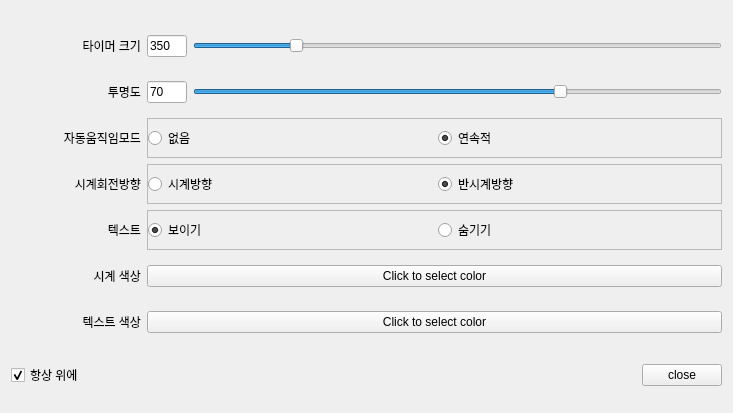
<?xml version="1.0" encoding="UTF-8"?>
<ui version="4.0">
 <class>time_timer_options</class>
 <widget class="QWidget" name="time_timer_options">
  <property name="geometry">
   <rect>
    <x>0</x>
    <y>0</y>
    <width>733</width>
    <height>413</height>
   </rect>
  </property>
  <property name="sizePolicy">
   <sizepolicy hsizetype="MinimumExpanding" vsizetype="MinimumExpanding">
    <horstretch>0</horstretch>
    <verstretch>0</verstretch>
   </sizepolicy>
  </property>
  <property name="minimumSize">
   <size>
    <width>0</width>
    <height>0</height>
   </size>
  </property>
  <property name="maximumSize">
   <size>
    <width>16777215</width>
    <height>16777215</height>
   </size>
  </property>
  <property name="windowTitle">
   <string>Options</string>
  </property>
  <layout class="QVBoxLayout" name="verticalLayout">
   <item>
    <layout class="QHBoxLayout" name="horizontalLayout">
     <item>
      <layout class="QVBoxLayout" name="verticalLayout_3">
       <item>
        <layout class="QHBoxLayout" name="horizontalLayout_3">
         <item>
          <layout class="QGridLayout" name="gridLayout">
           <item row="1" column="0">
            <widget class="QLabel" name="label">
             <property name="sizePolicy">
              <sizepolicy hsizetype="Fixed" vsizetype="Fixed">
               <horstretch>0</horstretch>
               <verstretch>0</verstretch>
              </sizepolicy>
             </property>
             <property name="minimumSize">
              <size>
               <width>130</width>
               <height>40</height>
              </size>
             </property>
             <property name="maximumSize">
              <size>
               <width>130</width>
               <height>40</height>
              </size>
             </property>
             <property name="text">
              <string>투명도</string>
             </property>
             <property name="alignment">
              <set>Qt::AlignRight|Qt::AlignTrailing|Qt::AlignVCenter</set>
             </property>
            </widget>
           </item>
           <item row="5" column="1">
            <widget class="QPushButton" name="btn_select_color_timer">
             <property name="text">
              <string>Click to select color</string>
             </property>
            </widget>
           </item>
           <item row="6" column="0">
            <widget class="QLabel" name="label_2">
             <property name="sizePolicy">
              <sizepolicy hsizetype="Fixed" vsizetype="Fixed">
               <horstretch>0</horstretch>
               <verstretch>0</verstretch>
              </sizepolicy>
             </property>
             <property name="minimumSize">
              <size>
               <width>130</width>
               <height>40</height>
              </size>
             </property>
             <property name="maximumSize">
              <size>
               <width>130</width>
               <height>40</height>
              </size>
             </property>
             <property name="text">
              <string>텍스트 색상</string>
             </property>
             <property name="alignment">
              <set>Qt::AlignRight|Qt::AlignTrailing|Qt::AlignVCenter</set>
             </property>
            </widget>
           </item>
           <item row="2" column="0">
            <widget class="QLabel" name="label_4">
             <property name="sizePolicy">
              <sizepolicy hsizetype="Fixed" vsizetype="Fixed">
               <horstretch>0</horstretch>
               <verstretch>0</verstretch>
              </sizepolicy>
             </property>
             <property name="minimumSize">
              <size>
               <width>130</width>
               <height>40</height>
              </size>
             </property>
             <property name="maximumSize">
              <size>
               <width>130</width>
               <height>40</height>
              </size>
             </property>
             <property name="text">
              <string>자동움직임모드</string>
             </property>
             <property name="alignment">
              <set>Qt::AlignRight|Qt::AlignTrailing|Qt::AlignVCenter</set>
             </property>
            </widget>
           </item>
           <item row="0" column="1">
            <layout class="QHBoxLayout" name="horizontalLayout_6">
             <item>
              <widget class="QLineEdit" name="lineedit_timer_size">
               <property name="sizePolicy">
                <sizepolicy hsizetype="Fixed" vsizetype="Fixed">
                 <horstretch>0</horstretch>
                 <verstretch>0</verstretch>
                </sizepolicy>
               </property>
               <property name="minimumSize">
                <size>
                 <width>40</width>
                 <height>0</height>
                </size>
               </property>
               <property name="maximumSize">
                <size>
                 <width>40</width>
                 <height>16777215</height>
                </size>
               </property>
               <property name="baseSize">
                <size>
                 <width>0</width>
                 <height>0</height>
                </size>
               </property>
               <property name="text">
                <string>350</string>
               </property>
              </widget>
             </item>
             <item>
              <widget class="QSlider" name="slider_timer_size">
               <property name="sizePolicy">
                <sizepolicy hsizetype="Minimum" vsizetype="Fixed">
                 <horstretch>0</horstretch>
                 <verstretch>0</verstretch>
                </sizepolicy>
               </property>
               <property name="minimum">
                <number>200</number>
               </property>
               <property name="maximum">
                <number>1000</number>
               </property>
               <property name="value">
                <number>350</number>
               </property>
               <property name="sliderPosition">
                <number>350</number>
               </property>
               <property name="orientation">
                <enum>Qt::Horizontal</enum>
               </property>
              </widget>
             </item>
            </layout>
           </item>
           <item row="2" column="1">
            <layout class="QHBoxLayout" name="horizontalLayout_4">
             <item>
              <widget class="QFrame" name="frame_2">
               <property name="frameShape">
                <enum>QFrame::StyledPanel</enum>
               </property>
               <property name="frameShadow">
                <enum>QFrame::Raised</enum>
               </property>
               <layout class="QHBoxLayout" name="horizontalLayout_9">
                <property name="leftMargin">
                 <number>0</number>
                </property>
                <property name="topMargin">
                 <number>0</number>
                </property>
                <property name="rightMargin">
                 <number>0</number>
                </property>
                <property name="bottomMargin">
                 <number>0</number>
                </property>
                <item>
                 <widget class="QRadioButton" name="rad_mov_no">
                  <property name="text">
                   <string>없음</string>
                  </property>
                 </widget>
                </item>
                <item>
                 <widget class="QRadioButton" name="rad_mov_cont">
                  <property name="text">
                   <string>연속적</string>
                  </property>
                  <property name="checked">
                   <bool>true</bool>
                  </property>
                 </widget>
                </item>
               </layout>
              </widget>
             </item>
            </layout>
           </item>
           <item row="0" column="0">
            <widget class="QLabel" name="label_3">
             <property name="sizePolicy">
              <sizepolicy hsizetype="Fixed" vsizetype="Fixed">
               <horstretch>0</horstretch>
               <verstretch>0</verstretch>
              </sizepolicy>
             </property>
             <property name="minimumSize">
              <size>
               <width>130</width>
               <height>40</height>
              </size>
             </property>
             <property name="maximumSize">
              <size>
               <width>130</width>
               <height>40</height>
              </size>
             </property>
             <property name="text">
              <string>타이머 크기</string>
             </property>
             <property name="alignment">
              <set>Qt::AlignRight|Qt::AlignTrailing|Qt::AlignVCenter</set>
             </property>
            </widget>
           </item>
           <item row="1" column="1">
            <layout class="QHBoxLayout" name="horizontalLayout_7">
             <item>
              <widget class="QLineEdit" name="lineedit_timer_opacity">
               <property name="sizePolicy">
                <sizepolicy hsizetype="Fixed" vsizetype="Fixed">
                 <horstretch>0</horstretch>
                 <verstretch>0</verstretch>
                </sizepolicy>
               </property>
               <property name="minimumSize">
                <size>
                 <width>40</width>
                 <height>0</height>
                </size>
               </property>
               <property name="maximumSize">
                <size>
                 <width>40</width>
                 <height>16777215</height>
                </size>
               </property>
               <property name="baseSize">
                <size>
                 <width>0</width>
                 <height>0</height>
                </size>
               </property>
               <property name="text">
                <string>70</string>
               </property>
              </widget>
             </item>
             <item>
              <widget class="QSlider" name="slider_opacity">
               <property name="sizePolicy">
                <sizepolicy hsizetype="Minimum" vsizetype="Fixed">
                 <horstretch>0</horstretch>
                 <verstretch>0</verstretch>
                </sizepolicy>
               </property>
               <property name="maximum">
                <number>100</number>
               </property>
               <property name="sliderPosition">
                <number>70</number>
               </property>
               <property name="orientation">
                <enum>Qt::Horizontal</enum>
               </property>
              </widget>
             </item>
            </layout>
           </item>
           <item row="3" column="0">
            <widget class="QLabel" name="label_6">
             <property name="sizePolicy">
              <sizepolicy hsizetype="Fixed" vsizetype="Fixed">
               <horstretch>0</horstretch>
               <verstretch>0</verstretch>
              </sizepolicy>
             </property>
             <property name="minimumSize">
              <size>
               <width>130</width>
               <height>40</height>
              </size>
             </property>
             <property name="maximumSize">
              <size>
               <width>130</width>
               <height>16777215</height>
              </size>
             </property>
             <property name="text">
              <string>시계회전방향</string>
             </property>
             <property name="alignment">
              <set>Qt::AlignRight|Qt::AlignTrailing|Qt::AlignVCenter</set>
             </property>
            </widget>
           </item>
           <item row="3" column="1">
            <layout class="QHBoxLayout" name="horizontalLayout_5">
             <item>
              <widget class="QFrame" name="frame">
               <property name="frameShape">
                <enum>QFrame::StyledPanel</enum>
               </property>
               <property name="frameShadow">
                <enum>QFrame::Raised</enum>
               </property>
               <layout class="QHBoxLayout" name="horizontalLayout_8">
                <property name="leftMargin">
                 <number>0</number>
                </property>
                <property name="topMargin">
                 <number>0</number>
                </property>
                <property name="rightMargin">
                 <number>0</number>
                </property>
                <property name="bottomMargin">
                 <number>0</number>
                </property>
                <item>
                 <widget class="QRadioButton" name="rad_timer_direction_cw">
                  <property name="text">
                   <string>시계방향</string>
                  </property>
                 </widget>
                </item>
                <item>
                 <widget class="QRadioButton" name="rad_timer_direction_ccw">
                  <property name="text">
                   <string>반시계방향</string>
                  </property>
                  <property name="checked">
                   <bool>true</bool>
                  </property>
                 </widget>
                </item>
               </layout>
              </widget>
             </item>
            </layout>
           </item>
           <item row="5" column="0">
            <widget class="QLabel" name="label_5">
             <property name="sizePolicy">
              <sizepolicy hsizetype="Fixed" vsizetype="Fixed">
               <horstretch>0</horstretch>
               <verstretch>0</verstretch>
              </sizepolicy>
             </property>
             <property name="minimumSize">
              <size>
               <width>130</width>
               <height>40</height>
              </size>
             </property>
             <property name="maximumSize">
              <size>
               <width>130</width>
               <height>40</height>
              </size>
             </property>
             <property name="text">
              <string>시계 색상</string>
             </property>
             <property name="alignment">
              <set>Qt::AlignRight|Qt::AlignTrailing|Qt::AlignVCenter</set>
             </property>
            </widget>
           </item>
           <item row="6" column="1">
            <widget class="QPushButton" name="btn_select_color_text">
             <property name="text">
              <string>Click to select color</string>
             </property>
            </widget>
           </item>
           <item row="4" column="0">
            <widget class="QLabel" name="label_7">
             <property name="sizePolicy">
              <sizepolicy hsizetype="Fixed" vsizetype="Fixed">
               <horstretch>0</horstretch>
               <verstretch>0</verstretch>
              </sizepolicy>
             </property>
             <property name="minimumSize">
              <size>
               <width>130</width>
               <height>40</height>
              </size>
             </property>
             <property name="maximumSize">
              <size>
               <width>130</width>
               <height>16777215</height>
              </size>
             </property>
             <property name="text">
              <string>텍스트</string>
             </property>
             <property name="alignment">
              <set>Qt::AlignRight|Qt::AlignTrailing|Qt::AlignVCenter</set>
             </property>
            </widget>
           </item>
           <item row="4" column="1">
            <widget class="QFrame" name="frame_3">
             <property name="frameShape">
              <enum>QFrame::StyledPanel</enum>
             </property>
             <property name="frameShadow">
              <enum>QFrame::Raised</enum>
             </property>
             <layout class="QHBoxLayout" name="horizontalLayout_10">
              <property name="leftMargin">
               <number>0</number>
              </property>
              <property name="topMargin">
               <number>0</number>
              </property>
              <property name="rightMargin">
               <number>0</number>
              </property>
              <property name="bottomMargin">
               <number>0</number>
              </property>
              <item>
               <widget class="QRadioButton" name="rad_text_visible">
                <property name="text">
                 <string>보이기</string>
                </property>
                <property name="checked">
                 <bool>true</bool>
                </property>
               </widget>
              </item>
              <item>
               <widget class="QRadioButton" name="rad_text_invisible">
                <property name="text">
                 <string>숨기기</string>
                </property>
               </widget>
              </item>
             </layout>
            </widget>
           </item>
          </layout>
         </item>
        </layout>
       </item>
      </layout>
     </item>
    </layout>
   </item>
   <item>
    <layout class="QHBoxLayout" name="horizontalLayout_2">
     <item>
      <widget class="QCheckBox" name="check_box_always_on_top">
       <property name="text">
        <string>항상 위에</string>
       </property>
       <property name="checked">
        <bool>true</bool>
       </property>
      </widget>
     </item>
     <item>
      <spacer name="horizontalSpacer">
       <property name="orientation">
        <enum>Qt::Horizontal</enum>
       </property>
       <property name="sizeHint" stdset="0">
        <size>
         <width>40</width>
         <height>20</height>
        </size>
       </property>
      </spacer>
     </item>
     <item>
      <widget class="QPushButton" name="btn_close">
       <property name="text">
        <string>close</string>
       </property>
      </widget>
     </item>
    </layout>
   </item>
  </layout>
 </widget>
 <resources/>
 <connections/>
</ui>
